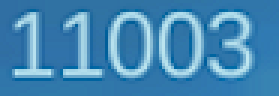
#> input picture ocr_engine/test/gold.png, 93 x 32 px (shown 3 times larger)
$ python -i preprocess.py   (imports and definitions only)
#> lines starting #> are read from the running program, lines starting #| are printed output that depends on the picture
import cv2
import numpy as np

from ocr_engine.config import (
    CLAHE_CLIP,
    CLAHE_GRID,
    UPSCALE_GOLD,
    UPSCALE_LEVEL,
    UPSCALE_SCORE,
    UPSCALE_KDA,
    UPSCALE_NAME,
    UPSCALE_DURATION,
)

# BASIC

def gray(image):

    if image is None:
        return None

    if len(image.shape) == 2:
        return image

    if image.shape[2] == 4:

        return cv2.cvtColor(
            image,
            cv2.COLOR_BGRA2GRAY
        )

    return cv2.cvtColor(
        image,
        cv2.COLOR_BGR2GRAY
    )


# [15 lines left out: function resize, not called in this run]


def clahe(image):

    c = cv2.createCLAHE(

        clipLimit=CLAHE_CLIP,

        tileGridSize=CLAHE_GRID

    )

    return c.apply(image)


# [34 lines left out: functions otsu, adaptive, not called in this run]


def denoise(image):

    return cv2.fastNlMeansDenoising(

        image,

        None,

        10,

        7,

        21

    )


# GOLD

def preprocess_gold(image):

    image = gray(image)

    image = denoise(image)

    image = clahe(image)

    image = resize(
        image,
        UPSCALE_GOLD
    )

    image = otsu(image)

    return image


# LEVEL

# [93 lines left out: functions preprocess_level, preprocess_score, preprocess_kda, preprocess_name, preprocess_duration, not called in this run]

>>> import cv2
>>> picture = cv2.imread('test/gold.png')
#> picture is the input picture: shape (32, 93, 3); mean B, G, R 181, 135.6, 68.4
>>> result = preprocess_gold(picture)
#> in gray, `return cv2.cvtColor( image, cv2.COLOR_BGR2GRAY )`:
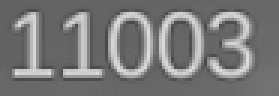
#> returned value: shape (32, 93) (shown 3 times larger); min 72, max 223, mean 120.7
#> (the run stopped early here; a loop or call above may not have finished)
